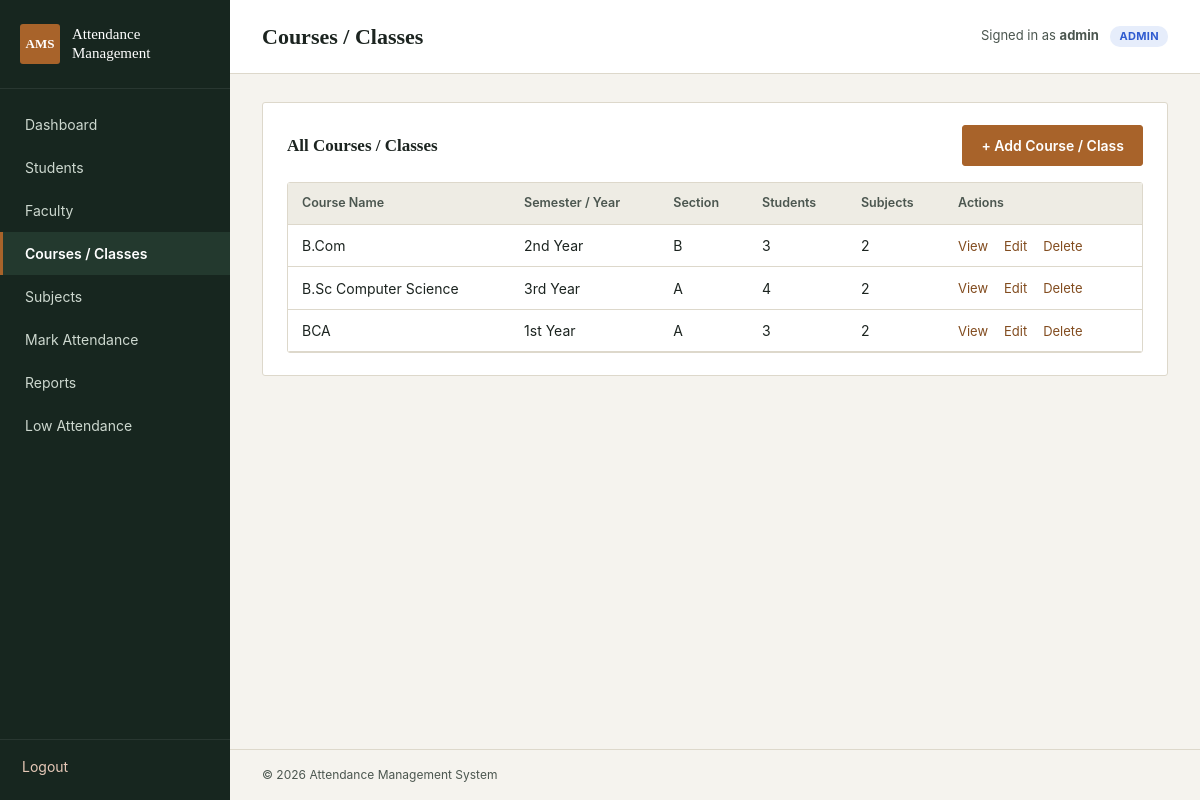
Page /courses/list.php (signed in) on the committed database.
### tables this page shows
CREATE TABLE IF NOT EXISTS courses (
    id INT AUTO_INCREMENT PRIMARY KEY,
    course_name VARCHAR(100) NOT NULL,
    semester_year VARCHAR(50) NOT NULL,
    section VARCHAR(20) DEFAULT NULL
);

### courses/list.php (the view, shortened to what this page needs)
<?php
$root = '../';
require_once $root . 'config/db.php';
require_once $root . 'includes/auth.php';
require_once $root . 'includes/admin_only.php';
$sql = "
    SELECT c.*,
        (SELECT COUNT(*) FROM students s WHERE s.class_id = c.id) AS student_count,
        (SELECT COUNT(*) FROM subjects sub WHERE sub.course_id = c.id) AS subject_count
    FROM courses c
    ORDER BY c.course_name ASC
";
$result = mysqli_query($conn, $sql);
require_once $root . 'includes/header.php';
?>
<div class="panel">
    <div class="panel-header">
        <h2>All Courses / Classes</h2>
        <a href="add.php" class="btn">+ Add Course / Class</a>
    </div>
    <div class="table-wrap">
    <table>
        <thead>
            <tr>
                <th>Course Name</th>
                <th>Semester / Year</th>
                <th>Section</th>
                <th>Students</th>
                <th>Subjects</th>
                <th>Actions</th>
            </tr>
        </thead>
        <tbody>
            <?php if (mysqli_num_rows($result) === 0): ?>
                <tr><td colspan="6" class="empty-state">No courses/classes added yet.</td></tr>
            <?php else: ?>
                <?php while ($row = mysqli_fetch_assoc($result)): ?>
                <tr>
                    <td><?php echo htmlspecialchars($row['course_name']); ?></td>
                    <td><?php echo htmlspecialchars($row['semester_year']); ?></td>
                    <td><?php echo htmlspecialchars($row['section'] ?: '—'); ?></td>
                    <td><?php echo $row['student_count']; ?></td>
                    <td><?php echo $row['subject_count']; ?></td>
                    <td class="actions-cell">
                        <a href="view.php?id=<?php echo $row['id']; ?>">View</a>
                        <a href="edit.php?id=<?php echo $row['id']; ?>">Edit</a>
                        <a href="delete.php?id=<?php echo $row['id']; ?>" data-confirm="Delete this course/class? This also removes its students and subjects.">Delete</a>
                    </td>
                </tr>
                <?php endwhile; ?>
            <?php endif; ?>
        </tbody>
    </table>
    </div>
</div>
<?php require_once $root . 'includes/footer.php'; ?>

### css/style.css (style rules this page uses)
:root { --ink: #1c2420; --ink-soft: #4b564f; --paper: #f5f3ee; --panel: #ffffff; --line: #ddd8cb; --sidebar: #17261f; --sidebar-text: #cdd8cf; --sidebar-active: #23392e; --accent: #a8632a; --accent-dark: #824c1f; --present: #2f6b46; --present-bg: #e7f1ea; --absent: #9c3b2c; --absent-bg: #f6e6e2; --radius: 3px; --font-heading: 'Iowan Old Style', 'Palatino Linotype', Palatino, Georgia, serif; --font-body: -apple-system, 'Segoe UI', Roboto, Helvetica, Arial, sans-serif; }
* { box-sizing: border-box; }
html, body { margin: 0; padding: 0; background: var(--paper); color: var(--ink); font-family: var(--font-body); font-size: 15px; line-height: 1.5; }
h1, h2, h3, h4 { font-family: var(--font-heading); font-weight: 600; color: var(--ink); margin: 0 0 0.6em 0; }
a { color: var(--accent-dark); text-decoration: none; }
.panel { background: var(--panel); border: 1px solid var(--line); border-radius: var(--radius); padding: 22px 24px; margin-bottom: 24px; }
.panel-header { display: flex; justify-content: space-between; align-items: center; margin-bottom: 16px; }
.panel-header h2 { font-size: 17px; margin: 0; }
.btn { display: inline-block; padding: 9px 18px; border-radius: var(--radius); border: 1px solid var(--accent); background: var(--accent); color: #fff; font-size: 14px; font-weight: 600; cursor: pointer; font-family: var(--font-body); }
table { width: 100%; border-collapse: collapse; background: var(--panel); font-size: 14px; }
thead th { text-align: left; padding: 11px 14px; background: #eeece4; border-bottom: 1px solid var(--line); font-weight: 600; color: var(--ink-soft); font-size: 12.5px; }
tbody td { padding: 10px 14px; border-bottom: 1px solid var(--line); vertical-align: middle; }
.table-wrap { overflow-x: auto; border: 1px solid var(--line); border-radius: var(--radius); }
.table-wrap table { border: none; }
.actions-cell { white-space: nowrap; }
.actions-cell a { margin-right: 12px; font-size: 13px; }

### rows in the picture
courses: course_name "B.Com", semester_year "2nd Year", section "B", student_count "3", subject_count "2"
courses: course_name "B.Sc Computer Science", semester_year "3rd Year", section "A", student_count "4", subject_count "2"
courses: course_name "BCA", semester_year "1st Year", section "A", student_count "3", subject_count "2"

### other values in the picture
$page_title "Courses / Classes"
$_SESSION['user_name'] "admin"
